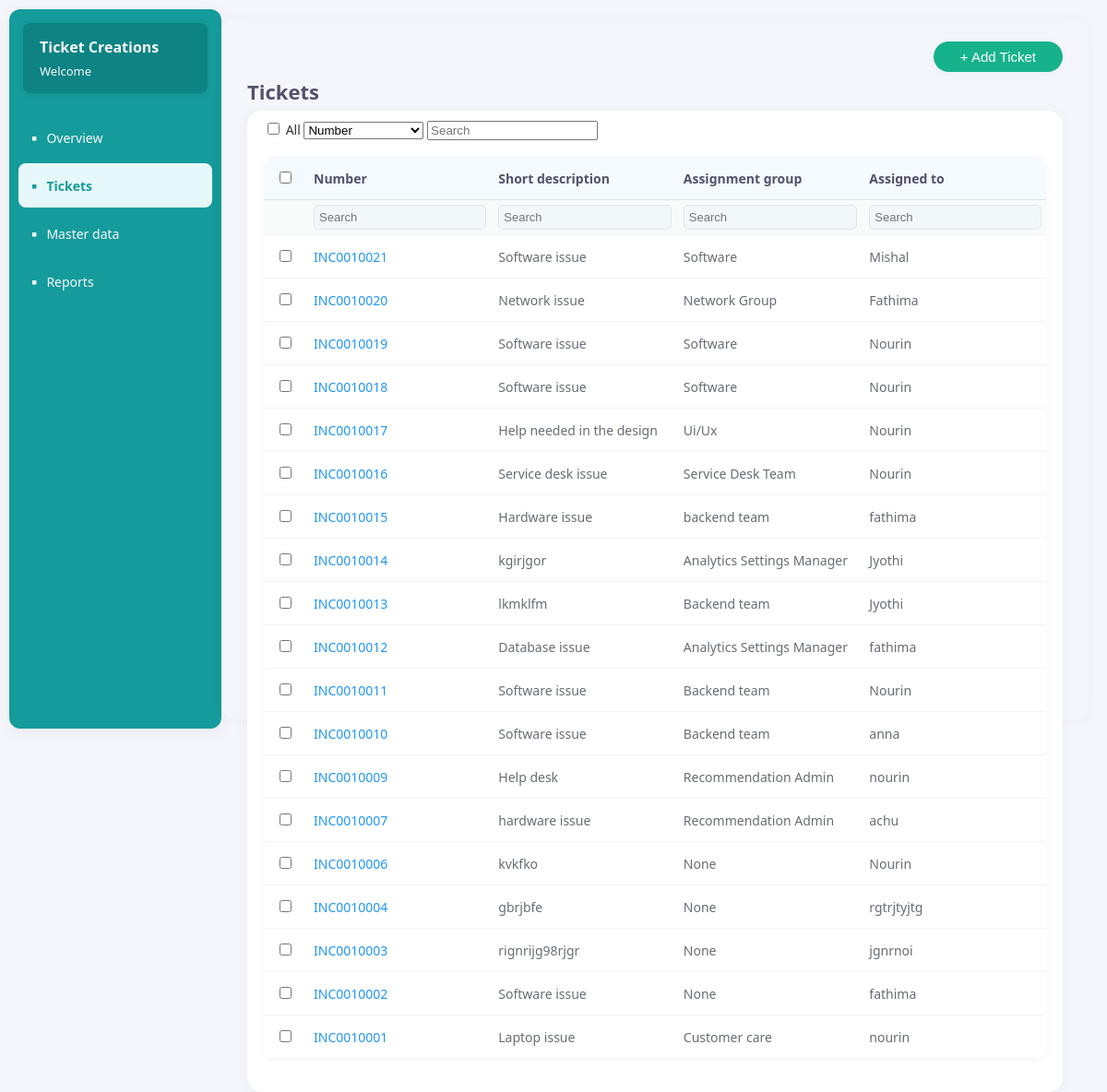
The page /parent_incident on the database as committed earlier.
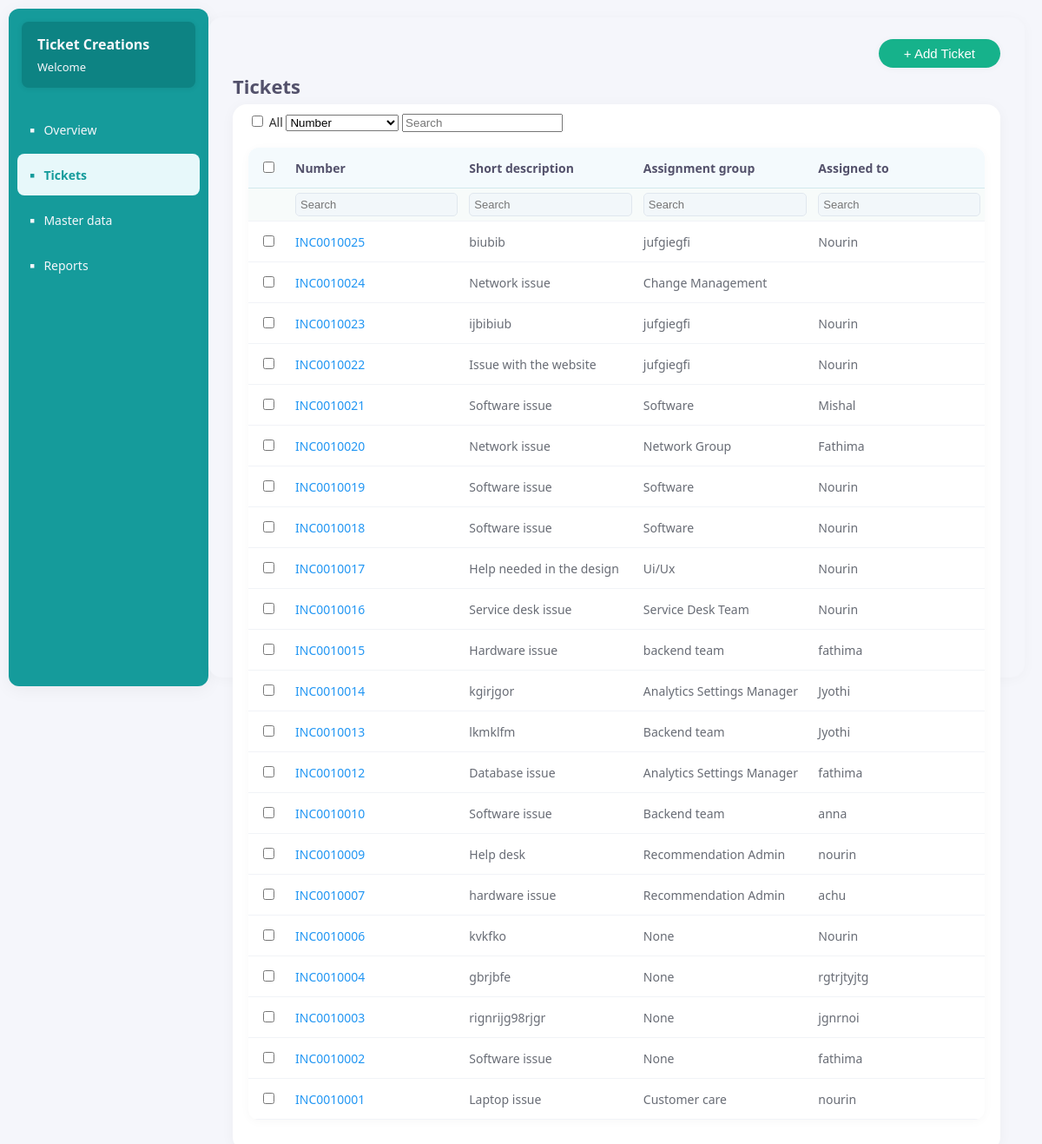
The same page on the database as committed later.
### servicedeskapp/models.py (models this page shows, shortened)
class Create_Ticket(models.Model):
    category=models.CharField(max_length=100,choices=Category_Choices,blank=True,null=True)
    channel=models.CharField(max_length=100,choices=Channel_Choices,blank=True,default='email',null=True)
    sub_category=models.CharField(max_length=100,blank=True,null=True,choices=Sub_category_Choices)
    state=models.CharField(max_length=100,choices=State_Choices,null=True,blank=True,default='')
    caller=models.CharField(max_length=100)
    caller_category=models.CharField(max_length=100,choices=Caller_Category_Choices,blank=True,null=True)
    impact=models.CharField(max_length=100,choices=Impact_Choices,default='low')
    number = models.CharField(max_length=50,blank=True,null=True)
    school_name=models.CharField(max_length=100,blank=True,null=True)
    school_code=models.CharField(max_length=100,blank=True,null=True)
    urgency=models.CharField(max_length=100,choices=Urgency_Choices,default='low')
    created_at=models.DateTimeField(auto_now_add=True)
    priority=models.CharField(max_length=100,choices=Priority_Choices,default='planning',null=True,blank=True)
    updated_at = models.DateTimeField(auto_now=True)
    assignment_group = models.CharField(max_length=100,blank=True, null=True)
    created_by=models.CharField(max_length=100,null=True,blank=True)
    updated_by = models.CharField(max_length=100,blank=True,null=True)
    assigned_to = models.CharField(max_length=100,blank=True,null=True)
    short_description = models.CharField(max_length=255,default='')
    description = models.TextField(blank=True,null=True)
    additional_comments = models.TextField(blank=True,null=True)
    work_notes = models.TextField(blank=True,null=True)

### servicedeskapp/views.py (the view)
# urls.py: path('parent_incident',views.parent_incident,name='parent_incident'),
def parent_incident(request):
    all_tickets = Create_Ticket.objects.all().order_by('-created_at')
    fields_to_serialize = (
        'number',
        'short_description',
        'assigned_to',
        'assignment_group',
    )
    serialized_tickets = serialize('json', all_tickets, fields=fields_to_serialize)
    temp_list = json.loads(serialized_tickets)
    processed_tickets = []
    for item in temp_list:
        ticket_data = item['fields']
        ticket_data['id'] = item['pk']
        processed_tickets.append(ticket_data)
    tickets_json = json.dumps(processed_tickets)
    context = {
        'tickets': all_tickets,
        'ticket_count': all_tickets.count(),
        'tickets_json': tickets_json,
    }
    return render(request,'parent_incident.html',context)

### servicedeskapp/templates/parent_incident.html (shortened to what this page needs)
<!DOCTYPE html>
<html lang="en">
<head>
<link rel="stylesheet" href="static/parent_incident.css">
</head>
<body>
  <div class="main-layout">
    <div class="sidebar">
     <div class="user-info">
       <div style="display:flex;align-items:center;gap:7px;">
         <span style="font-weight:700;">Ticket Creations</span>
       </div>
       <div style="margin-top:6px;font-size:13px;">
         <span>Welcome</span><br/>
       </div>
     </div>
     <nav class="sidebar-nav">
       <a href="#" class="nav-item">Overview</a>
       <a href="{% url 'dashboard' %}" class="nav-item active">Tickets</a>
       <a href="#" class="nav-item">Master data</a>
       <a href="#" class="nav-item">Reports</a>
     </nav>
    </div>
    <div class="main-content">
      <header class="header">
        <a href="{% url 'create' %}"><button class="add-ticket-btn">+ Add Ticket</button></a>
      </header>
      <div class="content-area">
        <h1 class="page-title">Tickets</h1>
        <div class="search-and-table-container">
          <div class="ticket-toolbar">
            <div class="container">
            <div class="toolbar">
        <div>
            <label><input type="checkbox" id="selectAll"> All</label>
            <select id="columnSelect">
                <option>Number</option>
            </select>
            <input type="text" id="globalSearch" placeholder="Search">
        </div>
    </div>
    <table id="incidentsTable">
        <thead>
            <tr>
                <th><input type="checkbox" id="headerCheck"></th>
                <th data-col="number">Number</th>
                <th data-col="desc">Short description</th>
                <th data-col="assignGroup">Assignment group</th>
                <th data-col="assignedTo">Assigned to</th>
            </tr>
            <tr class="search-row">
                <td></td>
                <td><input type="text" data-col="number" placeholder="Search"></td>
                <td><input type="text" data-col="desc" placeholder="Search"></td>
                <td><input type="text" data-col="assignGroup" placeholder="Search"></td>
                <td><input type="text" data-col="assignedTo" placeholder="Search"></td>
            </tr>
        </thead>
        <tbody>
             {% for ticket in tickets %}
            <tr data-number="{{ ticket.number }}">
                <td><input type="checkbox" class="rowCheck"></td>
                <td><a href="{% url 'create' %}?parent_incident={{ ticket.number }}">{{ ticket.number }}</a></td>
                <td>{{ ticket.short_description }}</td>
                <td>{{ ticket.assignment_group }}</td>
                <td>{{ ticket.assigned_to }}</td>
            </tr>
            {% endfor %}
        </tbody>
    </table>
</div>
        </div>
      </div>
    </div>
    </div>
    </div>
</body>
</html>

### servicedeskapp/static/parent_incident.css (style rules this page uses)
a { text-decoration: none; color: inherit; }
body { background-color: #f5f6fb; font-family: 'Segoe UI', Tahoma, Geneva, Verdana, sans-serif; margin: 0; padding: 0; color: #333; font-size: 14px; }
.main-layout { display: flex; height: calc(100vh - 20px); padding: 10px; }
.sidebar { background-color: #159b9b; width: 230px; padding: 0; color: #f7f7fb; display: flex; flex-direction: column; border-radius: 12px; box-shadow: 0 4px 20px rgba(0,0,0,0.05); }
.user-info { background-color: #0d8383; border-radius: 8px; padding: 15px 18px; margin: 15px; box-shadow: 0 1px 6px rgba(0,0,0,0.08); position: relative; }
.user-info > div:first-child { font-size: 16px; font-weight: 600; }
.user-info > div:last-child { font-size: 12px; margin-top: 5px; }
.sidebar-nav { padding: 5px 10px; }
.nav-item { display: flex; align-items: center; padding: 12px 14px; color: #f7f7fb; font-size: 14px; font-weight: 500; text-decoration: none; transition: all 0.2s; border-radius: 8px; margin: 4px 0; }
.nav-item::before { content: '▪'; font-size: 18px; margin-right: 10px; }
.nav-item.active, .nav-item:hover { background: #e7f8fa; color: #159b9b; font-weight: 600; }
.main-content { flex: 1; background: #f5f6fb; margin: 10px 10px 10px 0; border-radius: 16px; box-shadow: 0 2px 16px rgba(0,0,0,0.03); padding: 0 28px 28px 28px; display: flex; flex-direction: column; }
.header { padding: 25px 0 0 0; display: flex; align-items: center; justify-content: flex-end; }
.add-ticket-btn { background: #16b28b; color: #fff; border: none; padding: 8px 29px; font-size: 15px; border-radius: 18px; box-shadow: 0 1px 8px rgba(0,0,0,0.04); cursor: pointer; }
.page-title { font-size: 22px; font-weight: 600; color: #53516b; margin-top: 6px; margin-bottom: 6px; }
.search-and-table-container { background: #fff; border-radius: 16px; box-shadow: 0 2px 16px rgba(0,0,0,0.04); padding: 10px 18px 18px 18px; margin-top: 0; }
.ticket-toolbar { display: flex; align-items: center; margin-bottom: 18px; }
#incidentsTable { width: 100%; border-collapse: separate; border-spacing: 0; background: #fff; font-size: 14px; border-radius: 12px; overflow: hidden; box-shadow: 0 2px 12px rgba(0,0,0,0.03); margin-top: 18px; }
#incidentsTable thead { background: #f4fafd; font-weight: bolder; color: #53516b; }
#incidentsTable th, #incidentsTable td { padding: 13px 8px; text-align: left; border-bottom: 1px solid #f1f3f7; font-size: 14px; }
#incidentsTable th { border-bottom: 1px solid #d2e8ed; }
#incidentsTable th:first-child, #incidentsTable td:first-child { text-align: center; width: 30px; }
#incidentsTable td { color: #686c75; }
#incidentsTable .search-row td { padding: 5px 8px; background: #f7fbfa; }
#incidentsTable .search-row input { background: #f2f7fa; border: 1px solid #e0e7ee; border-radius: 5px; padding: 5px; width: 95%; font-size: 13px; }
a { color: #2196f3; text-decoration: none; }

Rows that differ between the two databases and show on the page:
removed Create_Ticket: number "INC0010011", short_description "Software issue", assignment_group "Backend team", assigned_to "Nourin"
added Create_Ticket: number "INC0010025", short_description "biubib", assignment_group "jufgiegfi", assigned_to "Nourin"
added Create_Ticket: number "INC0010024", short_description "Network issue", assignment_group "Change Management"
added Create_Ticket: number "INC0010023", short_description "ijbibiub", assignment_group "jufgiegfi", assigned_to "Nourin"
added Create_Ticket: number "INC0010022", short_description "Issue with the website", assignment_group "jufgiegfi", assigned_to "Nourin"
